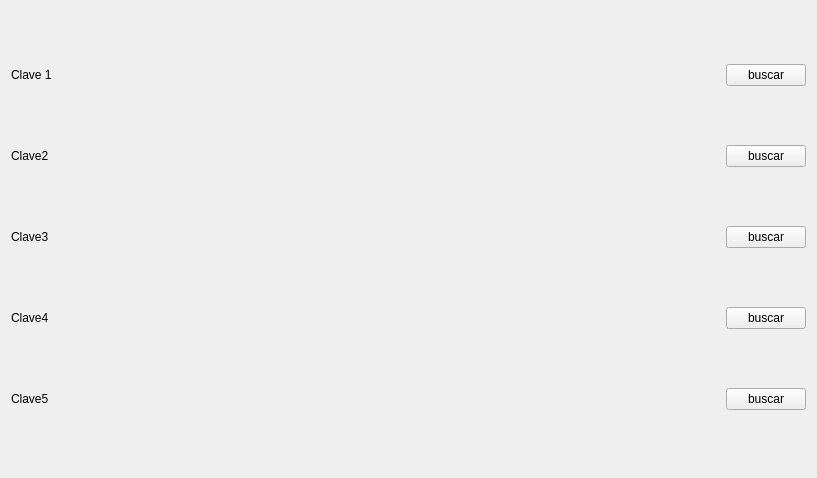
<ui version="4.0" >
 <class>CWQueryAllKeysPage</class>
 <widget class="QWidget" name="CWQueryAllKeysPage" >
  <property name="geometry" >
   <rect>
    <x>0</x>
    <y>0</y>
    <width>817</width>
    <height>478</height>
   </rect>
  </property>
  <property name="windowTitle" >
   <string>Form</string>
  </property>
  <layout class="QVBoxLayout" name="verticalLayout" >
   <item>
    <layout class="QHBoxLayout" name="horizontalLayout_5" >
     <item>
      <widget class="QLabel" name="label" >
       <property name="text" >
        <string>Clave 1</string>
       </property>
      </widget>
     </item>
     <item>
      <spacer name="horizontalSpacer" >
       <property name="orientation" >
        <enum>Qt::Horizontal</enum>
       </property>
       <property name="sizeHint" stdset="0" >
        <size>
         <width>40</width>
         <height>20</height>
        </size>
       </property>
      </spacer>
     </item>
     <item>
      <widget class="QLabel" name="label_6" >
       <property name="text" >
        <string>           </string>
       </property>
      </widget>
     </item>
     <item>
      <widget class="QPushButton" name="pushButton" >
       <property name="text" >
        <string>buscar</string>
       </property>
      </widget>
     </item>
    </layout>
   </item>
   <item>
    <layout class="QHBoxLayout" name="horizontalLayout_4" >
     <item>
      <widget class="QLabel" name="label_2" >
       <property name="text" >
        <string>Clave2</string>
       </property>
      </widget>
     </item>
     <item>
      <spacer name="horizontalSpacer_2" >
       <property name="orientation" >
        <enum>Qt::Horizontal</enum>
       </property>
       <property name="sizeHint" stdset="0" >
        <size>
         <width>40</width>
         <height>20</height>
        </size>
       </property>
      </spacer>
     </item>
     <item>
      <widget class="QLabel" name="label_7" >
       <property name="text" >
        <string>            </string>
       </property>
      </widget>
     </item>
     <item>
      <widget class="QPushButton" name="pushButton_2" >
       <property name="text" >
        <string>buscar</string>
       </property>
      </widget>
     </item>
    </layout>
   </item>
   <item>
    <layout class="QHBoxLayout" name="horizontalLayout_3" >
     <item>
      <widget class="QLabel" name="label_3" >
       <property name="text" >
        <string>Clave3</string>
       </property>
      </widget>
     </item>
     <item>
      <spacer name="horizontalSpacer_3" >
       <property name="orientation" >
        <enum>Qt::Horizontal</enum>
       </property>
       <property name="sizeHint" stdset="0" >
        <size>
         <width>40</width>
         <height>20</height>
        </size>
       </property>
      </spacer>
     </item>
     <item>
      <widget class="QLabel" name="label_8" >
       <property name="text" >
        <string>                </string>
       </property>
      </widget>
     </item>
     <item>
      <widget class="QPushButton" name="pushButton_3" >
       <property name="text" >
        <string>buscar</string>
       </property>
      </widget>
     </item>
    </layout>
   </item>
   <item>
    <layout class="QHBoxLayout" name="horizontalLayout_2" >
     <item>
      <widget class="QLabel" name="label_4" >
       <property name="text" >
        <string>Clave4</string>
       </property>
      </widget>
     </item>
     <item>
      <spacer name="horizontalSpacer_4" >
       <property name="orientation" >
        <enum>Qt::Horizontal</enum>
       </property>
       <property name="sizeHint" stdset="0" >
        <size>
         <width>40</width>
         <height>20</height>
        </size>
       </property>
      </spacer>
     </item>
     <item>
      <widget class="QLabel" name="label_9" >
       <property name="text" >
        <string>               </string>
       </property>
      </widget>
     </item>
     <item>
      <widget class="QPushButton" name="pushButton_4" >
       <property name="text" >
        <string>buscar</string>
       </property>
      </widget>
     </item>
    </layout>
   </item>
   <item>
    <layout class="QHBoxLayout" name="horizontalLayout" >
     <item>
      <widget class="QLabel" name="label_5" >
       <property name="text" >
        <string>Clave5</string>
       </property>
      </widget>
     </item>
     <item>
      <spacer name="horizontalSpacer_5" >
       <property name="orientation" >
        <enum>Qt::Horizontal</enum>
       </property>
       <property name="sizeHint" stdset="0" >
        <size>
         <width>40</width>
         <height>20</height>
        </size>
       </property>
      </spacer>
     </item>
     <item>
      <widget class="QLabel" name="label_10" >
       <property name="text" >
        <string>                </string>
       </property>
      </widget>
     </item>
     <item>
      <widget class="QPushButton" name="pushButton_5" >
       <property name="text" >
        <string>buscar</string>
       </property>
      </widget>
     </item>
    </layout>
   </item>
  </layout>
 </widget>
 <resources/>
 <connections/>
</ui>
